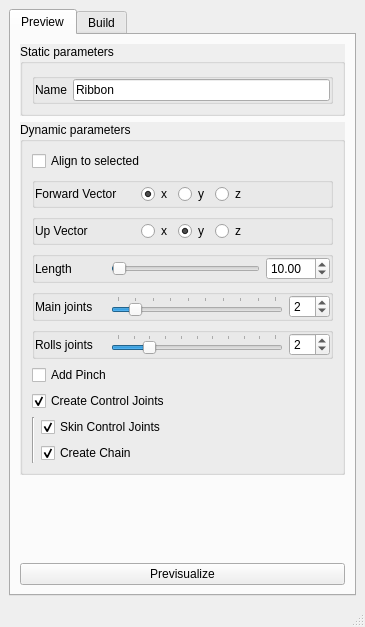
<?xml version="1.0" encoding="UTF-8"?>
<ui version="4.0">
 <class>MainWindow</class>
 <widget class="QMainWindow" name="MainWindow">
  <property name="geometry">
   <rect>
    <x>0</x>
    <y>0</y>
    <width>365</width>
    <height>627</height>
   </rect>
  </property>
  <property name="windowTitle">
   <string>MainWindow</string>
  </property>
  <property name="unifiedTitleAndToolBarOnMac">
   <bool>true</bool>
  </property>
  <widget class="QWidget" name="centralwidget">
   <layout class="QVBoxLayout" name="verticalLayout_2">
    <property name="spacing">
     <number>5</number>
    </property>
    <item>
     <widget class="QTabWidget" name="qtw_tabs">
      <property name="currentIndex">
       <number>0</number>
      </property>
      <property name="usesScrollButtons">
       <bool>true</bool>
      </property>
      <widget class="QWidget" name="preview">
       <attribute name="title">
        <string>Preview</string>
       </attribute>
       <layout class="QVBoxLayout" name="verticalLayout_4">
        <item>
         <widget class="QGroupBox" name="groupBox">
          <property name="autoFillBackground">
           <bool>true</bool>
          </property>
          <property name="title">
           <string>Static parameters</string>
          </property>
          <layout class="QVBoxLayout" name="verticalLayout">
           <item>
            <widget class="QGroupBox" name="qgb_name">
             <layout class="QHBoxLayout" name="qhl_name">
              <property name="leftMargin">
               <number>0</number>
              </property>
              <property name="topMargin">
               <number>0</number>
              </property>
              <property name="rightMargin">
               <number>0</number>
              </property>
              <property name="bottomMargin">
               <number>0</number>
              </property>
              <item>
               <widget class="QLabel" name="ql_name">
                <property name="text">
                 <string>Name</string>
                </property>
               </widget>
              </item>
              <item>
               <widget class="QLineEdit" name="qle_name">
                <property name="text">
                 <string>Ribbon</string>
                </property>
               </widget>
              </item>
             </layout>
            </widget>
           </item>
          </layout>
         </widget>
        </item>
        <item>
         <widget class="QGroupBox" name="qgb_dynamic">
          <property name="autoFillBackground">
           <bool>true</bool>
          </property>
          <property name="title">
           <string>Dynamic parameters</string>
          </property>
          <layout class="QVBoxLayout" name="verticalLayout_8">
           <item>
            <widget class="QCheckBox" name="qcb_align">
             <property name="text">
              <string>Align to selected</string>
             </property>
            </widget>
           </item>
           <item>
            <widget class="QGroupBox" name="qgb_forward">
             <property name="enabled">
              <bool>true</bool>
             </property>
             <property name="minimumSize">
              <size>
               <width>0</width>
               <height>0</height>
              </size>
             </property>
             <property name="autoFillBackground">
              <bool>false</bool>
             </property>
             <layout class="QHBoxLayout" name="horizontalLayout_4" stretch="0,0,0,0,0">
              <property name="leftMargin">
               <number>0</number>
              </property>
              <property name="topMargin">
               <number>0</number>
              </property>
              <property name="rightMargin">
               <number>0</number>
              </property>
              <property name="bottomMargin">
               <number>0</number>
              </property>
              <item>
               <widget class="QLabel" name="ql_forward">
                <property name="minimumSize">
                 <size>
                  <width>100</width>
                  <height>0</height>
                 </size>
                </property>
                <property name="text">
                 <string>Forward Vector</string>
                </property>
               </widget>
              </item>
              <item>
               <widget class="QRadioButton" name="qrb_forward_x">
                <property name="text">
                 <string>x</string>
                </property>
                <property name="checked">
                 <bool>true</bool>
                </property>
               </widget>
              </item>
              <item>
               <widget class="QRadioButton" name="qrb_forward_y">
                <property name="text">
                 <string>y</string>
                </property>
               </widget>
              </item>
              <item>
               <widget class="QRadioButton" name="qrb_forward_z">
                <property name="text">
                 <string>z</string>
                </property>
               </widget>
              </item>
              <item>
               <spacer name="hs_forward">
                <property name="orientation">
                 <enum>Qt::Horizontal</enum>
                </property>
                <property name="sizeHint" stdset="0">
                 <size>
                  <width>40</width>
                  <height>20</height>
                 </size>
                </property>
               </spacer>
              </item>
             </layout>
            </widget>
           </item>
           <item>
            <widget class="QGroupBox" name="qgb_up">
             <layout class="QHBoxLayout" name="horizontalLayout_6" stretch="0,0,0,0,0">
              <property name="leftMargin">
               <number>0</number>
              </property>
              <property name="topMargin">
               <number>0</number>
              </property>
              <property name="rightMargin">
               <number>0</number>
              </property>
              <property name="bottomMargin">
               <number>0</number>
              </property>
              <item>
               <widget class="QLabel" name="ql_up">
                <property name="minimumSize">
                 <size>
                  <width>100</width>
                  <height>0</height>
                 </size>
                </property>
                <property name="text">
                 <string>Up Vector</string>
                </property>
               </widget>
              </item>
              <item>
               <widget class="QRadioButton" name="qrb_up_x">
                <property name="text">
                 <string>x</string>
                </property>
               </widget>
              </item>
              <item>
               <widget class="QRadioButton" name="qrb_up_y">
                <property name="text">
                 <string>y</string>
                </property>
                <property name="checked">
                 <bool>true</bool>
                </property>
               </widget>
              </item>
              <item>
               <widget class="QRadioButton" name="qrb_up_z">
                <property name="text">
                 <string>z</string>
                </property>
               </widget>
              </item>
              <item>
               <spacer name="hs_up">
                <property name="orientation">
                 <enum>Qt::Horizontal</enum>
                </property>
                <property name="sizeHint" stdset="0">
                 <size>
                  <width>40</width>
                  <height>20</height>
                 </size>
                </property>
               </spacer>
              </item>
             </layout>
            </widget>
           </item>
           <item>
            <widget class="QGroupBox" name="qgb_length">
             <layout class="QHBoxLayout" name="horizontalLayout_9" stretch="0,1,0">
              <property name="leftMargin">
               <number>0</number>
              </property>
              <property name="topMargin">
               <number>0</number>
              </property>
              <property name="rightMargin">
               <number>0</number>
              </property>
              <property name="bottomMargin">
               <number>0</number>
              </property>
              <item>
               <widget class="QLabel" name="ql_length">
                <property name="minimumSize">
                 <size>
                  <width>70</width>
                  <height>0</height>
                 </size>
                </property>
                <property name="text">
                 <string>Length</string>
                </property>
               </widget>
              </item>
              <item>
               <widget class="QSlider" name="qs_length">
                <property name="minimum">
                 <number>1</number>
                </property>
                <property name="maximum">
                 <number>1000</number>
                </property>
                <property name="singleStep">
                 <number>1</number>
                </property>
                <property name="pageStep">
                 <number>1</number>
                </property>
                <property name="value">
                 <number>10</number>
                </property>
                <property name="sliderPosition">
                 <number>10</number>
                </property>
                <property name="orientation">
                 <enum>Qt::Horizontal</enum>
                </property>
                <property name="tickPosition">
                 <enum>QSlider::NoTicks</enum>
                </property>
               </widget>
              </item>
              <item>
               <widget class="QDoubleSpinBox" name="qsb_length">
                <property name="minimum">
                 <double>1.000000000000000</double>
                </property>
                <property name="maximum">
                 <double>100.000000000000000</double>
                </property>
                <property name="value">
                 <double>10.000000000000000</double>
                </property>
               </widget>
              </item>
             </layout>
            </widget>
           </item>
           <item>
            <widget class="QGroupBox" name="qgb_main_joints">
             <layout class="QHBoxLayout" name="horizontalLayout_10" stretch="0,1,0">
              <property name="leftMargin">
               <number>0</number>
              </property>
              <property name="topMargin">
               <number>0</number>
              </property>
              <property name="rightMargin">
               <number>0</number>
              </property>
              <property name="bottomMargin">
               <number>0</number>
              </property>
              <item>
               <widget class="QLabel" name="ql_main_joints">
                <property name="minimumSize">
                 <size>
                  <width>70</width>
                  <height>0</height>
                 </size>
                </property>
                <property name="text">
                 <string>Main joints</string>
                </property>
               </widget>
              </item>
              <item>
               <widget class="QSlider" name="qs_main_joints">
                <property name="minimum">
                 <number>1</number>
                </property>
                <property name="maximum">
                 <number>10</number>
                </property>
                <property name="pageStep">
                 <number>1</number>
                </property>
                <property name="value">
                 <number>2</number>
                </property>
                <property name="orientation">
                 <enum>Qt::Horizontal</enum>
                </property>
                <property name="tickPosition">
                 <enum>QSlider::TicksAbove</enum>
                </property>
               </widget>
              </item>
              <item>
               <widget class="QSpinBox" name="qsb_main_joints">
                <property name="minimum">
                 <number>1</number>
                </property>
                <property name="maximum">
                 <number>10</number>
                </property>
                <property name="value">
                 <number>2</number>
                </property>
               </widget>
              </item>
             </layout>
            </widget>
           </item>
           <item>
            <widget class="QGroupBox" name="qgb_roll_joints">
             <layout class="QHBoxLayout" name="horizontalLayout_11" stretch="0,1,0">
              <property name="leftMargin">
               <number>0</number>
              </property>
              <property name="topMargin">
               <number>0</number>
              </property>
              <property name="rightMargin">
               <number>0</number>
              </property>
              <property name="bottomMargin">
               <number>0</number>
              </property>
              <item>
               <widget class="QLabel" name="ql_roll_joints">
                <property name="minimumSize">
                 <size>
                  <width>70</width>
                  <height>0</height>
                 </size>
                </property>
                <property name="text">
                 <string>Rolls joints</string>
                </property>
               </widget>
              </item>
              <item>
               <widget class="QSlider" name="qs_roll_joints">
                <property name="minimum">
                 <number>0</number>
                </property>
                <property name="maximum">
                 <number>10</number>
                </property>
                <property name="pageStep">
                 <number>1</number>
                </property>
                <property name="value">
                 <number>2</number>
                </property>
                <property name="sliderPosition">
                 <number>2</number>
                </property>
                <property name="tracking">
                 <bool>true</bool>
                </property>
                <property name="orientation">
                 <enum>Qt::Horizontal</enum>
                </property>
                <property name="tickPosition">
                 <enum>QSlider::TicksAbove</enum>
                </property>
               </widget>
              </item>
              <item>
               <widget class="QSpinBox" name="qsb_roll_joints">
                <property name="minimum">
                 <number>0</number>
                </property>
                <property name="maximum">
                 <number>10</number>
                </property>
                <property name="value">
                 <number>2</number>
                </property>
               </widget>
              </item>
             </layout>
            </widget>
           </item>
           <item>
            <widget class="QCheckBox" name="qcb_pinch">
             <property name="enabled">
              <bool>true</bool>
             </property>
             <property name="text">
              <string>Add Pinch</string>
             </property>
             <property name="checked">
              <bool>false</bool>
             </property>
            </widget>
           </item>
           <item>
            <widget class="QCheckBox" name="qcb_control_joints">
             <property name="text">
              <string>Create Control Joints</string>
             </property>
             <property name="checked">
              <bool>true</bool>
             </property>
            </widget>
           </item>
           <item>
            <layout class="QHBoxLayout" name="qhl_control_joints">
             <item>
              <widget class="Line" name="ql_tab">
               <property name="orientation">
                <enum>Qt::Vertical</enum>
               </property>
              </widget>
             </item>
             <item>
              <layout class="QVBoxLayout" name="qhl_control_joints_cb">
               <item>
                <widget class="QCheckBox" name="qcb_skin">
                 <property name="text">
                  <string>Skin Control Joints</string>
                 </property>
                 <property name="checked">
                  <bool>true</bool>
                 </property>
                </widget>
               </item>
               <item>
                <widget class="QCheckBox" name="qcb_chain">
                 <property name="text">
                  <string>Create Chain</string>
                 </property>
                 <property name="checked">
                  <bool>true</bool>
                 </property>
                </widget>
               </item>
              </layout>
             </item>
            </layout>
           </item>
          </layout>
         </widget>
        </item>
        <item>
         <spacer name="verticalSpacer_2">
          <property name="orientation">
           <enum>Qt::Vertical</enum>
          </property>
          <property name="sizeHint" stdset="0">
           <size>
            <width>20</width>
            <height>40</height>
           </size>
          </property>
         </spacer>
        </item>
        <item>
         <widget class="QPushButton" name="qpb_previs">
          <property name="text">
           <string>Previsualize</string>
          </property>
         </widget>
        </item>
       </layout>
      </widget>
      <widget class="QWidget" name="build">
       <attribute name="title">
        <string>Build</string>
       </attribute>
       <layout class="QVBoxLayout" name="verticalLayout_5">
        <item>
         <widget class="QGroupBox" name="qgb_extra">
          <property name="enabled">
           <bool>false</bool>
          </property>
          <property name="title">
           <string>Extra (coming soon)</string>
          </property>
          <layout class="QVBoxLayout" name="verticalLayout_9">
           <item>
            <widget class="QCheckBox" name="qcb_ik">
             <property name="enabled">
              <bool>false</bool>
             </property>
             <property name="text">
              <string>Create IK</string>
             </property>
            </widget>
           </item>
           <item>
            <widget class="QCheckBox" name="qcb_switch">
             <property name="enabled">
              <bool>false</bool>
             </property>
             <property name="text">
              <string>Create switch</string>
             </property>
            </widget>
           </item>
           <item>
            <widget class="QCheckBox" name="qcb_stretch">
             <property name="enabled">
              <bool>false</bool>
             </property>
             <property name="text">
              <string>Create stretch</string>
             </property>
            </widget>
           </item>
          </layout>
         </widget>
        </item>
        <item>
         <widget class="QGroupBox" name="qgb_deformers">
          <property name="title">
           <string>Deformers</string>
          </property>
          <layout class="QVBoxLayout" name="verticalLayout_3">
           <item>
            <widget class="QCheckBox" name="qcb_flare">
             <property name="text">
              <string>Add Flare</string>
             </property>
             <property name="checked">
              <bool>true</bool>
             </property>
            </widget>
           </item>
           <item>
            <widget class="QCheckBox" name="qcb_twist">
             <property name="text">
              <string>Add Twist</string>
             </property>
             <property name="checked">
              <bool>true</bool>
             </property>
            </widget>
           </item>
           <item>
            <widget class="QCheckBox" name="qcb_sine">
             <property name="text">
              <string>Add Sine</string>
             </property>
             <property name="checked">
              <bool>true</bool>
             </property>
            </widget>
           </item>
           <item>
            <widget class="QCheckBox" name="qcb_bend">
             <property name="text">
              <string>Add Bend</string>
             </property>
             <property name="checked">
              <bool>true</bool>
             </property>
            </widget>
           </item>
          </layout>
         </widget>
        </item>
        <item>
         <spacer name="verticalSpacer">
          <property name="orientation">
           <enum>Qt::Vertical</enum>
          </property>
          <property name="sizeHint" stdset="0">
           <size>
            <width>20</width>
            <height>40</height>
           </size>
          </property>
         </spacer>
        </item>
        <item>
         <widget class="QPushButton" name="qpb_build">
          <property name="text">
           <string>Build</string>
          </property>
         </widget>
        </item>
       </layout>
      </widget>
     </widget>
    </item>
   </layout>
  </widget>
  <widget class="QStatusBar" name="statusbar"/>
 </widget>
 <resources/>
 <connections/>
</ui>
